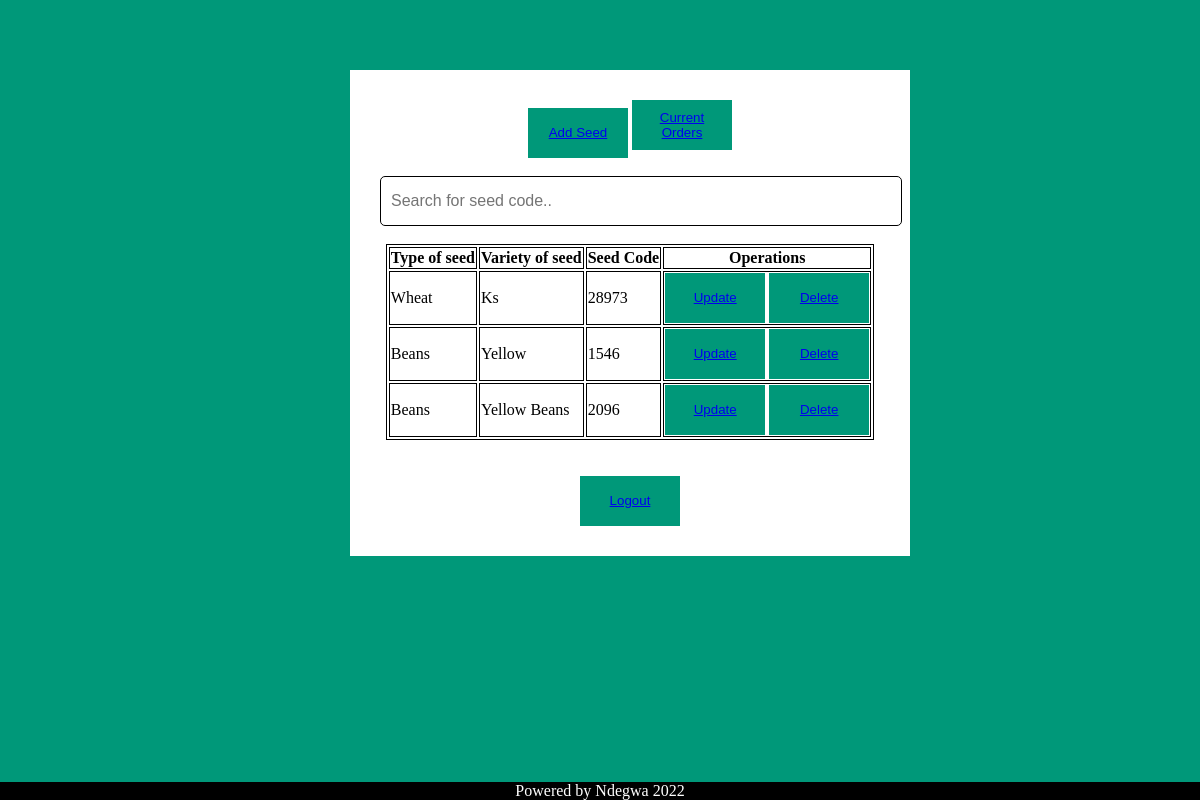
The page /display.php (signed in) on the database its author committed.
### tables this page shows
CREATE TABLE `products` (
  `id` int(11) NOT NULL,
  `Company_id` int(11) NOT NULL,
  `Type_of_Seed` varchar(50) NOT NULL,
  `Variety_of_Seed` varchar(50) NOT NULL,
  `Seed_Code` varchar(50) NOT NULL,
  `Used` tinyint(1) NOT NULL DEFAULT 0
);

### display.php (the view, shortened to what this page needs)
<?php
include 'connectcrud.php';
?>
<!DOCTYPE html>
<html lang="en">
<head>
</head>
<center>
    <body>
        <div class="display">
            <button><a href="crud.php">Add Seed</a></button>
            <button><a href="company_orders.php">Current Orders</a></button>
            <br><br>
            <input type="text" id="seed_code" onkeyup="seed_code_search()" placeholder="Search for seed code.." title="Type in Seed Code">
            <br><br>
            <table id="Seed_Table">
                <thead>
                    <tr>
                        <th>Type of seed</th>
                        <th>Variety of seed</th>
                        <th>Seed Code</th>
                        <th>Operations</th>
                    </tr>
                </thead>
                <tbody>
                    <?php
                    $company_id = $_SESSION['user_id'];
                    $sql = "Select * from products where company_id = $company_id";
                    $result = mysqli_query($con, $sql);
                    if ($result)
                        if ($result) {
                            while ($row = mysqli_fetch_assoc($result)) {
                                $Number =  $row['id'];
                                $TypeofSeed =  $row['Type_of_Seed'];
                                $VarietyofSeed =  $row['Variety_of_Seed'];
                                $SeedCode =  $row['Seed_Code'];
                                echo '<tr>
                    <td>' . $TypeofSeed . '</td>
                    <td>' . $VarietyofSeed . '</td>
                    <td>' . $SeedCode . '</td>
                <td>
                <button><a href="update.php? updateid=' . $Number . '"> Update</a></button>
                <button><a href="delete.php? deleteid=' . $Number . '">Delete</a></button>
                </td>
                </tr>';
                            }
                        }
                    ?>
                </tbody>
            </table>
            <br><br>
            <button><a href="logout.php">Logout</a></button>
        </div>
        <div class="main-footer">
            <span>
                Powered by Ndegwa 2022
            </span>
        </div>
    </body>
</center>
</html>

### display.php (style rules this page uses)
.main-footer { position: fixed; left: 0; bottom: 0; width: 100%; background-color: black; color: white; text-align: center; }
.display { max-width: 500px; width: 100%; margin: 20px auto; background-color: white; padding: 0 10px; padding: 30px; }
body { background-color: #009879; max-width: 500px; width: 100%; margin: 20px auto; padding: 0 10px; padding: 30px; }
button { width: 100px; height: 50px; border: none; color: white; background-color: #009879; cursor: pointer; }
input { font-size: 16px; width: 100%; padding: 15px 10px; border: 0; outline: black; border-radius: 5px; border: 1px solid black; }
table, th, td { border: 1px solid black; }

### rows shown on the page
products: Type_of_Seed "Wheat", Variety_of_Seed "Ks", Seed_Code "28973"
products: Type_of_Seed "Beans", Variety_of_Seed "Yellow", Seed_Code "1546"
products: Type_of_Seed "Beans", Variety_of_Seed "Yellow Beans", Seed_Code "2096"
